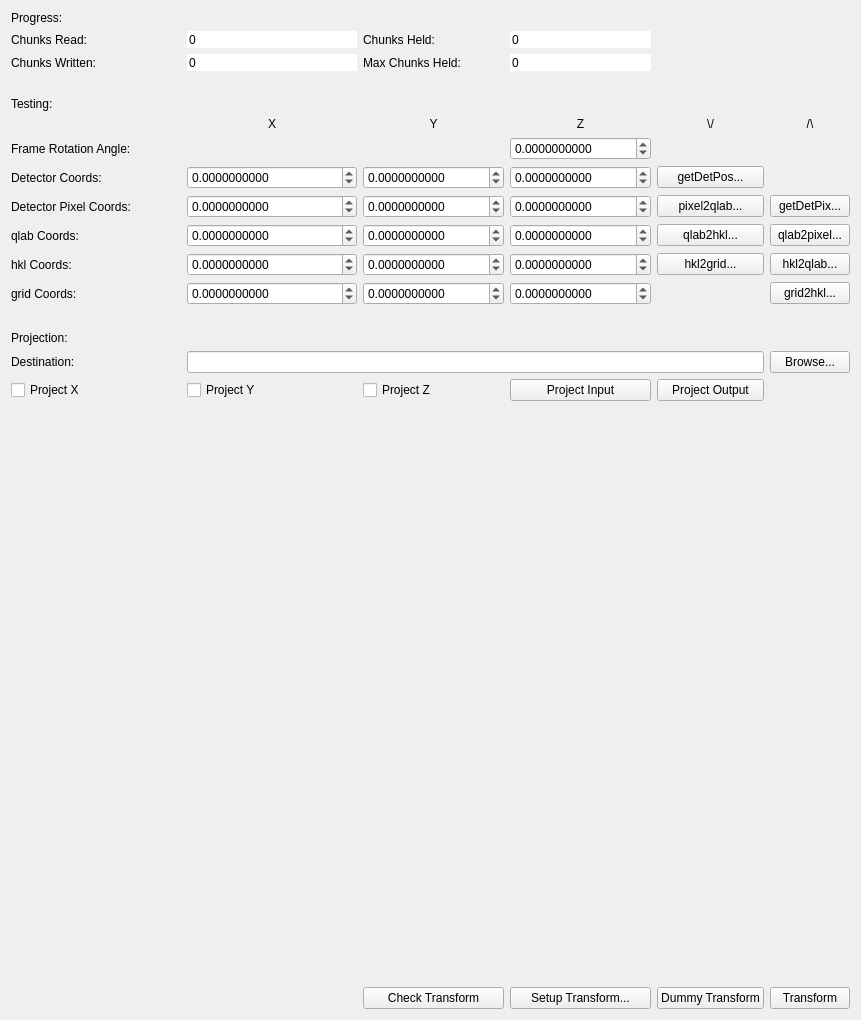
       <widget class="QWidget" name="m_TransformTab">
        <attribute name="title">
         <string>Transform</string>
        </attribute>
        <layout class="QGridLayout" name="gridLayout_7">
         <item row="19" column="4">
          <widget class="QPushButton" name="m_DummyTransformButton">
           <property name="text">
            <string>Dummy Transform</string>
           </property>
          </widget>
         </item>
         <item row="11" column="0">
          <widget class="QLabel" name="label_33">
           <property name="text">
            <string>qlab Coords:</string>
           </property>
          </widget>
         </item>
         <item row="13" column="2">
          <widget class="QDoubleSpinBox" name="m_TestGridY">
           <property name="toolTip">
            <string>Output Grid Coord Y</string>
           </property>
           <property name="readOnly">
            <bool>false</bool>
           </property>
           <property name="decimals">
            <number>10</number>
           </property>
           <property name="minimum">
            <double>-1000000.000000000000000</double>
           </property>
           <property name="maximum">
            <double>1000000.000000000000000</double>
           </property>
           <property name="singleStep">
            <double>0.100000000000000</double>
           </property>
          </widget>
         </item>
         <item row="12" column="3">
          <widget class="QDoubleSpinBox" name="m_TestHKLZ">
           <property name="toolTip">
            <string>HKL Z</string>
           </property>
           <property name="readOnly">
            <bool>false</bool>
           </property>
           <property name="decimals">
            <number>10</number>
           </property>
           <property name="minimum">
            <double>-1000000.000000000000000</double>
           </property>
           <property name="maximum">
            <double>1000000.000000000000000</double>
           </property>
           <property name="singleStep">
            <double>0.100000000000000</double>
           </property>
          </widget>
         </item>
         <item row="8" column="0">
          <widget class="QLabel" name="label_29">
           <property name="text">
            <string>Detector Coords:</string>
           </property>
          </widget>
         </item>
         <item row="11" column="1">
          <widget class="QDoubleSpinBox" name="m_TestQLabX">
           <property name="toolTip">
            <string>QLab X</string>
           </property>
           <property name="readOnly">
            <bool>false</bool>
           </property>
           <property name="decimals">
            <number>10</number>
           </property>
           <property name="minimum">
            <double>-1000000.000000000000000</double>
           </property>
           <property name="maximum">
            <double>1000000.000000000000000</double>
           </property>
           <property name="singleStep">
            <double>0.100000000000000</double>
           </property>
          </widget>
         </item>
         <item row="10" column="2">
          <widget class="QDoubleSpinBox" name="m_TestPixelY">
           <property name="toolTip">
            <string>Distance from detector beam center Y</string>
           </property>
           <property name="readOnly">
            <bool>false</bool>
           </property>
           <property name="decimals">
            <number>10</number>
           </property>
           <property name="minimum">
            <double>-1000000.000000000000000</double>
           </property>
           <property name="maximum">
            <double>1000000.000000000000000</double>
           </property>
           <property name="singleStep">
            <double>0.100000000000000</double>
           </property>
          </widget>
         </item>
         <item row="6" column="2">
          <widget class="QLabel" name="label_28">
           <property name="text">
            <string>Y</string>
           </property>
           <property name="alignment">
            <set>Qt::AlignCenter</set>
           </property>
          </widget>
         </item>
         <item row="6" column="1">
          <widget class="QLabel" name="label_30">
           <property name="text">
            <string>X</string>
           </property>
           <property name="alignment">
            <set>Qt::AlignCenter</set>
           </property>
          </widget>
         </item>
         <item row="10" column="0">
          <widget class="QLabel" name="label_32">
           <property name="text">
            <string>Detector Pixel Coords:</string>
           </property>
          </widget>
         </item>
         <item row="12" column="1">
          <widget class="QDoubleSpinBox" name="m_TestHKLX">
           <property name="toolTip">
            <string>HKL X</string>
           </property>
           <property name="readOnly">
            <bool>false</bool>
           </property>
           <property name="decimals">
            <number>10</number>
           </property>
           <property name="minimum">
            <double>-1000000.000000000000000</double>
           </property>
           <property name="maximum">
            <double>1000000.000000000000000</double>
           </property>
           <property name="singleStep">
            <double>0.100000000000000</double>
           </property>
          </widget>
         </item>
         <item row="8" column="2">
          <widget class="QDoubleSpinBox" name="m_TestDetectorY">
           <property name="toolTip">
            <string>Detector Pixel Index Y</string>
           </property>
           <property name="readOnly">
            <bool>false</bool>
           </property>
           <property name="decimals">
            <number>10</number>
           </property>
           <property name="minimum">
            <double>-1000000.000000000000000</double>
           </property>
           <property name="maximum">
            <double>1000000.000000000000000</double>
           </property>
           <property name="singleStep">
            <double>0.100000000000000</double>
           </property>
          </widget>
         </item>
         <item row="8" column="1">
          <widget class="QDoubleSpinBox" name="m_TestDetectorX">
           <property name="toolTip">
            <string>Detector Pixel Index X</string>
           </property>
           <property name="readOnly">
            <bool>false</bool>
           </property>
           <property name="decimals">
            <number>10</number>
           </property>
           <property name="minimum">
            <double>-1000000.000000000000000</double>
           </property>
           <property name="maximum">
            <double>1000000.000000000000000</double>
           </property>
           <property name="singleStep">
            <double>0.100000000000000</double>
           </property>
          </widget>
         </item>
         <item row="11" column="2">
          <widget class="QDoubleSpinBox" name="m_TestQLabY">
           <property name="toolTip">
            <string>QLab Y</string>
           </property>
           <property name="readOnly">
            <bool>false</bool>
           </property>
           <property name="decimals">
            <number>10</number>
           </property>
           <property name="minimum">
            <double>-1000000.000000000000000</double>
           </property>
           <property name="maximum">
            <double>1000000.000000000000000</double>
           </property>
           <property name="singleStep">
            <double>0.100000000000000</double>
           </property>
          </widget>
         </item>
         <item row="10" column="1">
          <widget class="QDoubleSpinBox" name="m_TestPixelX">
           <property name="toolTip">
            <string>Distance from detector beam center X</string>
           </property>
           <property name="readOnly">
            <bool>false</bool>
           </property>
           <property name="decimals">
            <number>10</number>
           </property>
           <property name="minimum">
            <double>-1000000.000000000000000</double>
           </property>
           <property name="maximum">
            <double>1000000.000000000000000</double>
           </property>
           <property name="singleStep">
            <double>0.100000000000000</double>
           </property>
          </widget>
         </item>
         <item row="13" column="3">
          <widget class="QDoubleSpinBox" name="m_TestGridZ">
           <property name="toolTip">
            <string>Output Grid Coord Z</string>
           </property>
           <property name="readOnly">
            <bool>false</bool>
           </property>
           <property name="decimals">
            <number>10</number>
           </property>
           <property name="minimum">
            <double>-1000000.000000000000000</double>
           </property>
           <property name="maximum">
            <double>1000000.000000000000000</double>
           </property>
           <property name="singleStep">
            <double>0.100000000000000</double>
           </property>
          </widget>
         </item>
         <item row="12" column="0">
          <widget class="QLabel" name="label_34">
           <property name="text">
            <string>hkl Coords:</string>
           </property>
          </widget>
         </item>
         <item row="11" column="3">
          <widget class="QDoubleSpinBox" name="m_TestQLabZ">
           <property name="toolTip">
            <string>QLab Z</string>
           </property>
           <property name="readOnly">
            <bool>false</bool>
           </property>
           <property name="decimals">
            <number>10</number>
           </property>
           <property name="minimum">
            <double>-1000000.000000000000000</double>
           </property>
           <property name="maximum">
            <double>1000000.000000000000000</double>
           </property>
           <property name="singleStep">
            <double>0.100000000000000</double>
           </property>
          </widget>
         </item>
         <item row="12" column="2">
          <widget class="QDoubleSpinBox" name="m_TestHKLY">
           <property name="toolTip">
            <string>HKL Y</string>
           </property>
           <property name="readOnly">
            <bool>false</bool>
           </property>
           <property name="decimals">
            <number>10</number>
           </property>
           <property name="minimum">
            <double>-1000000.000000000000000</double>
           </property>
           <property name="maximum">
            <double>1000000.000000000000000</double>
           </property>
           <property name="singleStep">
            <double>0.100000000000000</double>
           </property>
          </widget>
         </item>
         <item row="7" column="3">
          <widget class="QDoubleSpinBox" name="m_FrameAngle">
           <property name="toolTip">
            <string>Frame Rotation Angle</string>
           </property>
           <property name="readOnly">
            <bool>false</bool>
           </property>
           <property name="decimals">
            <number>10</number>
           </property>
           <property name="minimum">
            <double>-1000000.000000000000000</double>
           </property>
           <property name="maximum">
            <double>1000000.000000000000000</double>
           </property>
           <property name="singleStep">
            <double>0.100000000000000</double>
           </property>
          </widget>
         </item>
         <item row="6" column="3">
          <widget class="QLabel" name="label_31">
           <property name="text">
            <string>Z</string>
           </property>
           <property name="alignment">
            <set>Qt::AlignCenter</set>
           </property>
          </widget>
         </item>
         <item row="10" column="3">
          <widget class="QDoubleSpinBox" name="m_TestPixelZ">
           <property name="toolTip">
            <string>Distance from detector beam center Z</string>
           </property>
           <property name="readOnly">
            <bool>false</bool>
           </property>
           <property name="decimals">
            <number>10</number>
           </property>
           <property name="minimum">
            <double>-1000000.000000000000000</double>
           </property>
           <property name="maximum">
            <double>1000000.000000000000000</double>
           </property>
           <property name="singleStep">
            <double>0.100000000000000</double>
           </property>
          </widget>
         </item>
         <item row="8" column="3">
          <widget class="QDoubleSpinBox" name="m_TestDetectorZ">
           <property name="toolTip">
            <string>Detector Pixel Index Z</string>
           </property>
           <property name="readOnly">
            <bool>false</bool>
           </property>
           <property name="decimals">
            <number>10</number>
           </property>
           <property name="minimum">
            <double>-1000000.000000000000000</double>
           </property>
           <property name="maximum">
            <double>1000000.000000000000000</double>
           </property>
           <property name="singleStep">
            <double>0.100000000000000</double>
           </property>
          </widget>
         </item>
         <item row="7" column="0">
          <widget class="QLabel" name="label_38">
           <property name="text">
            <string>Frame Rotation Angle:</string>
           </property>
          </widget>
         </item>
         <item row="13" column="1">
          <widget class="QDoubleSpinBox" name="m_TestGridX">
           <property name="toolTip">
            <string>Output Grid Coord X</string>
           </property>
           <property name="readOnly">
            <bool>false</bool>
           </property>
           <property name="decimals">
            <number>10</number>
           </property>
           <property name="minimum">
            <double>-1000000.000000000000000</double>
           </property>
           <property name="maximum">
            <double>1000000.000000000000000</double>
           </property>
           <property name="singleStep">
            <double>0.100000000000000</double>
           </property>
          </widget>
         </item>
         <item row="13" column="0">
          <widget class="QLabel" name="label_35">
           <property name="text">
            <string>grid Coords:</string>
           </property>
          </widget>
         </item>
         <item row="0" column="0">
          <widget class="QLabel" name="label_39">
           <property name="text">
            <string>Progress:</string>
           </property>
          </widget>
         </item>
         <item row="1" column="0">
          <widget class="QLabel" name="label_40">
           <property name="text">
            <string>Chunks Read:</string>
           </property>
          </widget>
         </item>
         <item row="1" column="1">
          <widget class="QSpinBox" name="m_ChunksRead">
           <property name="toolTip">
            <string>Frame Rotation Angle</string>
           </property>
           <property name="frame">
            <bool>false</bool>
           </property>
           <property name="readOnly">
            <bool>true</bool>
           </property>
           <property name="buttonSymbols">
            <enum>QAbstractSpinBox::NoButtons</enum>
           </property>
           <property name="maximum">
            <number>1000000</number>
           </property>
          </widget>
         </item>
         <item row="2" column="0">
          <widget class="QLabel" name="label_41">
           <property name="text">
            <string>Chunks Written:</string>
           </property>
          </widget>
         </item>
         <item row="1" column="2">
          <widget class="QLabel" name="label_43">
           <property name="text">
            <string>Chunks Held:</string>
           </property>
          </widget>
         </item>
         <item row="2" column="1">
          <widget class="QSpinBox" name="m_ChunksWritten">
           <property name="toolTip">
            <string>Frame Rotation Angle</string>
           </property>
           <property name="frame">
            <bool>false</bool>
           </property>
           <property name="readOnly">
            <bool>true</bool>
           </property>
           <property name="buttonSymbols">
            <enum>QAbstractSpinBox::NoButtons</enum>
           </property>
           <property name="maximum">
            <number>1000000</number>
           </property>
          </widget>
         </item>
         <item row="2" column="2">
          <widget class="QLabel" name="label_46">
           <property name="text">
            <string>Max Chunks Held:</string>
           </property>
          </widget>
         </item>
         <item row="5" column="0">
          <widget class="QLabel" name="label_42">
           <property name="text">
            <string>Testing:</string>
           </property>
          </widget>
         </item>
         <item row="4" column="0">
          <widget class="QLabel" name="label_44">
           <property name="text">
            <string/>
           </property>
          </widget>
         </item>
         <item row="1" column="3">
          <widget class="QSpinBox" name="m_ChunksHeld">
           <property name="toolTip">
            <string>Frame Rotation Angle</string>
           </property>
           <property name="frame">
            <bool>false</bool>
           </property>
           <property name="readOnly">
            <bool>true</bool>
           </property>
           <property name="buttonSymbols">
            <enum>QAbstractSpinBox::NoButtons</enum>
           </property>
           <property name="maximum">
            <number>1000000</number>
           </property>
          </widget>
         </item>
         <item row="18" column="0" colspan="6">
          <spacer name="verticalSpacer_5">
           <property name="orientation">
            <enum>Qt::Vertical</enum>
           </property>
           <property name="sizeHint" stdset="0">
            <size>
             <width>548</width>
             <height>580</height>
            </size>
           </property>
          </spacer>
         </item>
         <item row="2" column="3">
          <widget class="QSpinBox" name="m_ChunksHeldMax">
           <property name="toolTip">
            <string>Frame Rotation Angle</string>
           </property>
           <property name="frame">
            <bool>false</bool>
           </property>
           <property name="readOnly">
            <bool>true</bool>
           </property>
           <property name="buttonSymbols">
            <enum>QAbstractSpinBox::NoButtons</enum>
           </property>
           <property name="maximum">
            <number>1000000</number>
           </property>
          </widget>
         </item>
         <item row="19" column="0" colspan="2">
          <spacer name="horizontalSpacer_6">
           <property name="orientation">
            <enum>Qt::Horizontal</enum>
           </property>
           <property name="sizeHint" stdset="0">
            <size>
             <width>346</width>
             <height>20</height>
            </size>
           </property>
          </spacer>
         </item>
         <item row="19" column="2">
          <widget class="QPushButton" name="m_CheckTransformButton">
           <property name="text">
            <string>Check Transform</string>
           </property>
          </widget>
         </item>
         <item row="19" column="3">
          <widget class="QPushButton" name="m_SetupTransformButton">
           <property name="text">
            <string>Setup Transform...</string>
           </property>
          </widget>
         </item>
         <item row="8" column="4">
          <widget class="QPushButton" name="m_GetDetPosButton">
           <property name="text">
            <string>getDetPos...</string>
           </property>
          </widget>
         </item>
         <item row="10" column="4">
          <widget class="QPushButton" name="m_Pixel2QLabButton">
           <property name="text">
            <string>pixel2qlab...</string>
           </property>
          </widget>
         </item>
         <item row="11" column="4">
          <widget class="QPushButton" name="m_QLab2HKLButton">
           <property name="text">
            <string>qlab2hkl...</string>
           </property>
          </widget>
         </item>
         <item row="12" column="4">
          <widget class="QPushButton" name="m_HKL2GridButton">
           <property name="text">
            <string>hkl2grid...</string>
           </property>
          </widget>
         </item>
         <item row="10" column="5">
          <widget class="QPushButton" name="m_GetDetPixButton">
           <property name="text">
            <string>getDetPix...</string>
           </property>
          </widget>
         </item>
         <item row="11" column="5">
          <widget class="QPushButton" name="m_QLab2PixelButton">
           <property name="text">
            <string>qlab2pixel...</string>
           </property>
          </widget>
         </item>
         <item row="12" column="5">
          <widget class="QPushButton" name="m_HKL2QLabButton">
           <property name="text">
            <string>hkl2qlab...</string>
           </property>
          </widget>
         </item>
         <item row="13" column="5">
          <widget class="QPushButton" name="m_Grid2HKLButton">
           <property name="text">
            <string>grid2hkl...</string>
           </property>
          </widget>
         </item>
         <item row="19" column="5">
          <widget class="QPushButton" name="m_TransformButton">
           <property name="text">
            <string>Transform</string>
           </property>
          </widget>
         </item>
         <item row="6" column="4">
          <widget class="QLabel" name="label_36">
           <property name="text">
            <string>\/</string>
           </property>
           <property name="alignment">
            <set>Qt::AlignCenter</set>
           </property>
          </widget>
         </item>
         <item row="6" column="5">
          <widget class="QLabel" name="label_37">
           <property name="text">
            <string>/\</string>
           </property>
           <property name="alignment">
            <set>Qt::AlignCenter</set>
           </property>
          </widget>
         </item>
         <item row="14" column="0">
          <widget class="QLabel" name="label_45">
           <property name="text">
            <string/>
           </property>
          </widget>
         </item>
         <item row="15" column="0">
          <widget class="QLabel" name="label_47">
           <property name="text">
            <string>Projection:</string>
           </property>
          </widget>
         </item>
         <item row="17" column="0">
          <widget class="QCheckBox" name="m_ProjectX">
           <property name="text">
            <string>Project X</string>
           </property>
          </widget>
         </item>
         <item row="17" column="1">
          <widget class="QCheckBox" name="m_ProjectY">
           <property name="text">
            <string>Project Y</string>
           </property>
          </widget>
         </item>
         <item row="17" column="2">
          <widget class="QCheckBox" name="m_ProjectZ">
           <property name="text">
            <string>Project Z</string>
           </property>
          </widget>
         </item>
         <item row="17" column="3">
          <widget class="QPushButton" name="m_ProjectInputButton">
           <property name="text">
            <string>Project Input</string>
           </property>
          </widget>
         </item>
         <item row="17" column="4">
          <widget class="QPushButton" name="m_ProjectOutputButton">
           <property name="text">
            <string>Project Output</string>
           </property>
          </widget>
         </item>
         <item row="16" column="5">
          <widget class="QPushButton" name="m_ProjectBrowseButton">
           <property name="text">
            <string>Browse...</string>
           </property>
          </widget>
         </item>
         <item row="16" column="1" colspan="4">
          <widget class="QLineEdit" name="m_ProjectDestination"/>
         </item>
         <item row="16" column="0">
          <widget class="QLabel" name="label_48">
           <property name="text">
            <string>Destination:</string>
           </property>
          </widget>
         </item>
        </layout>
       </widget>
